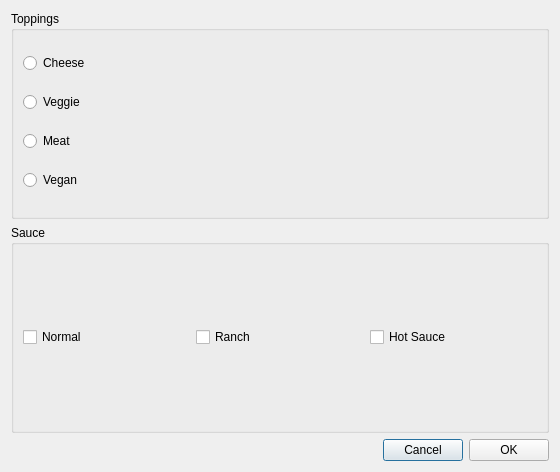
<?xml version="1.0" encoding="UTF-8"?>
<ui version="4.0">
 <class>Dialog</class>
 <widget class="QDialog" name="Dialog">
  <property name="geometry">
   <rect>
    <x>0</x>
    <y>0</y>
    <width>560</width>
    <height>472</height>
   </rect>
  </property>
  <property name="windowTitle">
   <string>Dialog</string>
  </property>
  <layout class="QVBoxLayout" name="verticalLayout_2">
   <item>
    <widget class="QGroupBox" name="groupBox">
     <property name="title">
      <string>Toppings</string>
     </property>
     <layout class="QVBoxLayout" name="verticalLayout">
      <item>
       <widget class="QRadioButton" name="radioButton">
        <property name="text">
         <string>Cheese</string>
        </property>
       </widget>
      </item>
      <item>
       <widget class="QRadioButton" name="radioButton_2">
        <property name="text">
         <string>Veggie</string>
        </property>
       </widget>
      </item>
      <item>
       <widget class="QRadioButton" name="radioButton_3">
        <property name="text">
         <string>Meat</string>
        </property>
       </widget>
      </item>
      <item>
       <widget class="QRadioButton" name="radioButton_4">
        <property name="text">
         <string>Vegan</string>
        </property>
       </widget>
      </item>
     </layout>
    </widget>
   </item>
   <item>
    <widget class="QGroupBox" name="groupBox_2">
     <property name="title">
      <string>Sauce</string>
     </property>
     <layout class="QHBoxLayout" name="horizontalLayout">
      <item>
       <widget class="QCheckBox" name="checkBox">
        <property name="text">
         <string>Normal</string>
        </property>
       </widget>
      </item>
      <item>
       <widget class="QCheckBox" name="checkBox_2">
        <property name="text">
         <string>Ranch</string>
        </property>
       </widget>
      </item>
      <item>
       <widget class="QCheckBox" name="checkBox_3">
        <property name="text">
         <string>Hot Sauce</string>
        </property>
       </widget>
      </item>
     </layout>
    </widget>
   </item>
   <item>
    <layout class="QHBoxLayout" name="horizontalLayout_2">
     <item>
      <spacer name="horizontalSpacer">
       <property name="orientation">
        <enum>Qt::Horizontal</enum>
       </property>
       <property name="sizeHint" stdset="0">
        <size>
         <width>40</width>
         <height>20</height>
        </size>
       </property>
      </spacer>
     </item>
     <item>
      <widget class="QPushButton" name="pushButton">
       <property name="text">
        <string>Cancel</string>
       </property>
      </widget>
     </item>
     <item>
      <widget class="QPushButton" name="pushButton_2">
       <property name="text">
        <string>OK</string>
       </property>
      </widget>
     </item>
    </layout>
   </item>
  </layout>
 </widget>
 <resources/>
 <connections/>
</ui>
